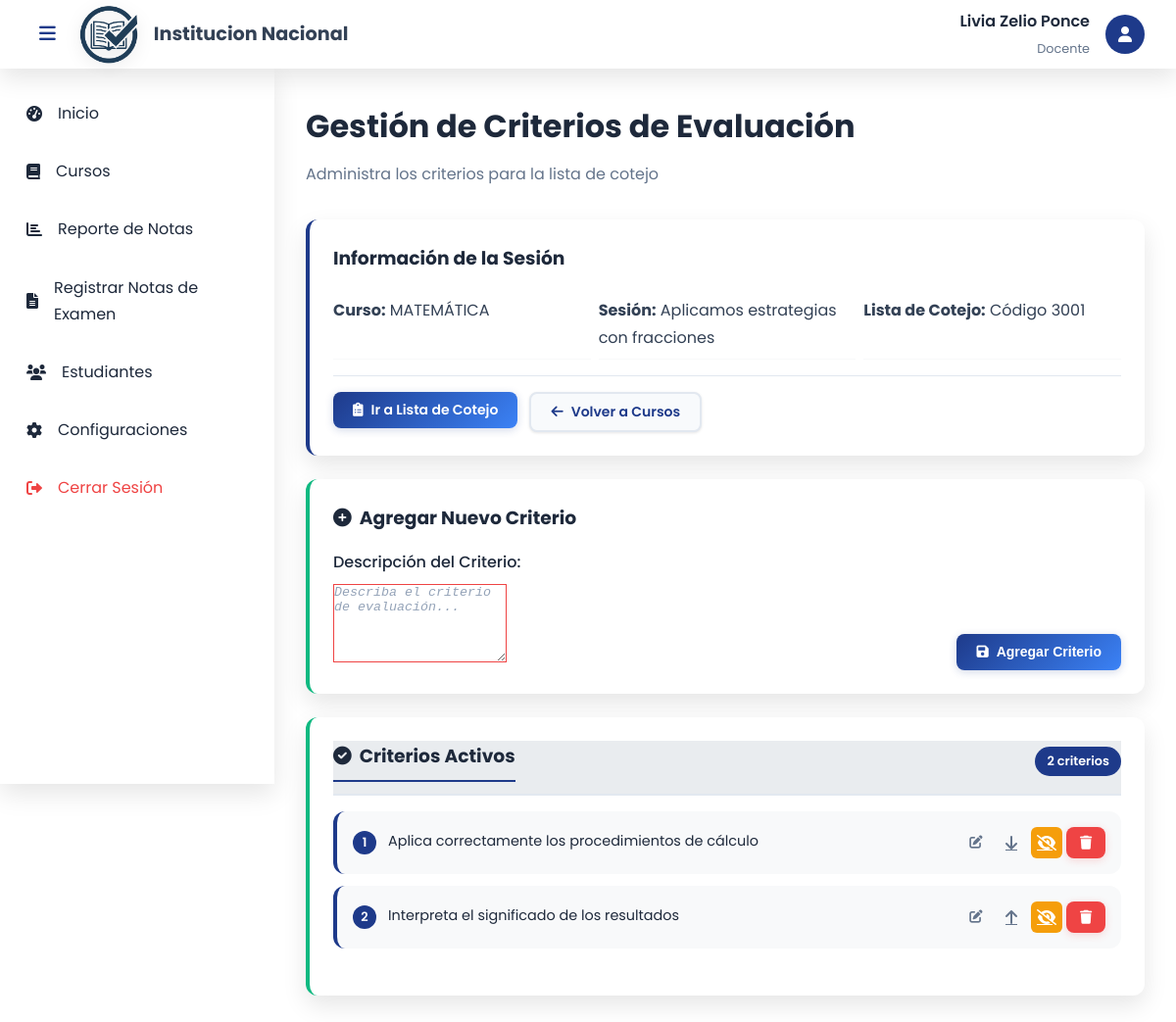
The app's page /gestion_criterios.php?sesion=2001 (signed in) with its own data.
### tables this page shows
CREATE TABLE `sesion_de_aprendizaje` (
  `codigo_sesion` int(6) NOT NULL,
  `fecha` date DEFAULT NULL,
  `duracion` int(11) DEFAULT NULL,
  `titulo` varchar(150) DEFAULT NULL,
  `evidencia_aprendizaje` varchar(150) DEFAULT NULL,
  `codigo_curso` int(6) DEFAULT NULL,
  `id_grado_seccion` int(11) DEFAULT NULL
);

CREATE TABLE `curso` (
  `codigo_curso` int(6) NOT NULL,
  `nombre` varchar(100) DEFAULT NULL,
  `DNIdocente` varchar(8) DEFAULT NULL
);

CREATE TABLE `lista_de_cotejo` (
  `codigo_listacot` int(6) NOT NULL,
  `proposito` varchar(150) DEFAULT NULL,
  `codigo_sesion` int(6) DEFAULT NULL,
  `id_grado_seccion` int(11) DEFAULT NULL
);

CREATE TABLE `criterio` (
  `id_criterio` int(11) NOT NULL,
  `descripcion` varchar(150) DEFAULT NULL,
  `codigo_listacot` int(6) DEFAULT NULL,
  `activo` tinyint(1) DEFAULT 1,
  `orden` int(11) DEFAULT 0
);

### gestion_criterios.php (the view, shortened to what this page needs)
<?php
include 'includes/database.php';
$sesion_seleccionada = isset($_GET['sesion']) ? $_GET['sesion'] : null;
$codigo_listacot = isset($_GET['lista']) ? $_GET['lista'] : null;
if($sesion_seleccionada) {
    $stmt = $pdo->prepare("SELECT sa.*, c.nombre as curso_nombre, lc.codigo_listacot
                          FROM sesion_de_aprendizaje sa
                          JOIN curso c ON sa.codigo_curso = c.codigo_curso
                          LEFT JOIN lista_de_cotejo lc ON sa.codigo_sesion = lc.codigo_sesion
                          WHERE sa.codigo_sesion = ?");
    $stmt->execute([$sesion_seleccionada]);
    $sesion_info = $stmt->fetch();
    $codigo_listacot = $sesion_info['codigo_listacot'];
}
$stmt = $pdo->prepare("SELECT * FROM criterio WHERE codigo_listacot = ? AND activo = TRUE ORDER BY orden, id_criterio");
$stmt->execute([$codigo_listacot]);
$criterios_activos = $stmt->fetchAll();
?>
<!DOCTYPE html>
<html lang="es">
<head>
    <link rel="stylesheet" href="css/style.css">
    <link rel="stylesheet" href="https://cdnjs.cloudflare.com/ajax/libs/font-awesome/6.0.0/css/all.min.css">
</head>
<body>
    <?php include 'includes/header.php'; ?>
    <div class="main-container">
        <?php include 'includes/sidebar.php'; ?>
        <main class="main-content">
            <div class="page-header">
                <h1>Gestión de Criterios de Evaluación</h1>
                <p>Administra los criterios para la lista de cotejo</p>
            </div>
            <div class="criteria-management">
                <div class="session-info-card">
                    <h3>Información de la Sesión</h3>
                    <div class="session-details">
                        <p><strong>Curso:</strong> <?php echo $sesion_info['curso_nombre']; ?></p>
                        <p><strong>Sesión:</strong> <?php echo $sesion_info['titulo']; ?></p>
                        <p><strong>Lista de Cotejo:</strong> Código <?php echo $codigo_listacot; ?></p>
                    </div>
                    <div class="session-actions">
                        <a href="lista_cotejo.php?sesion=<?php echo $sesion_seleccionada; ?>" class="btn-primary">
                            <i class="fas fa-clipboard-list"></i> Ir a Lista de Cotejo
                        </a>
                        <a href="cursos.php" class="btn-secondary">
                            <i class="fas fa-arrow-left"></i> Volver a Cursos
                        </a>
                    </div>
                </div>
                <div class="add-criteria-card">
                    <h3><i class="fas fa-plus-circle"></i> Agregar Nuevo Criterio</h3>
                    <form method="POST" class="add-criteria-form">
                        <div class="form-group">
                            <label for="descripcion">Descripción del Criterio:</label>
                            <textarea id="descripcion" name="descripcion" rows="2" required
                                      placeholder="Describa el criterio de evaluación..."></textarea>
                        </div>
                        <div class="form-actions">
                            <button type="submit" class="btn-primary">
                                <i class="fas fa-save"></i> Agregar Criterio
                            </button>
                        </div>
                    </form>
                </div>
                <div class="criteria-section active-criteria">
                    <div class="section-header">
                        <h3><i class="fas fa-check-circle"></i> Criterios Activos</h3>
                        <span class="badge"><?php echo count($criterios_activos); ?> criterios</span>
                    </div>
                    <?php if(count($criterios_activos) > 0): ?>
                        <div class="criteria-list">
                            <?php foreach($criterios_activos as $criterio): ?>
                            <div class="criterion-item" data-id="<?php echo $criterio['id_criterio']; ?>">
                                <div class="criterion-content">
                                    <span class="criterion-number"><?php echo $criterio['orden']; ?></span>
                                    <span class="criterion-text"><?php echo $criterio['descripcion']; ?></span>
                                </div>
                                <div class="criterion-actions">
                                    <button class="btn-icon-small btn-edit"
                                            onclick="openEditModal(<?php echo $criterio['id_criterio']; ?>, '<?php echo htmlspecialchars($criterio['descripcion']); ?>', <?php echo $criterio['orden']; ?>)"
                                            title="Editar criterio">
                                        <i class="fas fa-edit"></i>
                                    </button>
                                    <?php if($criterio['orden'] > 1): ?>
                                    <a href="?sesion=<?php echo $sesion_seleccionada; ?>&accion=subir&id=<?php echo $criterio['id_criterio']; ?>"
                                       class="btn-icon-small" title="Mover arriba">
                                        <i class="fas fa-arrow-up"></i>
                                    </a>
                                    <?php endif; ?>
                                    <?php if($criterio['orden'] < count($criterios_activos)): ?>
                                    <a href="?sesion=<?php echo $sesion_seleccionada; ?>&accion=bajar&id=<?php echo $criterio['id_criterio']; ?>"
                                       class="btn-icon-small" title="Mover abajo">
                                        <i class="fas fa-arrow-down"></i>
                                    </a>
                                    <?php endif; ?>
                                    <a href="?sesion=<?php echo $sesion_seleccionada; ?>&accion=desactivar&id=<?php echo $criterio['id_criterio']; ?>"
                                       class="btn-icon-small btn-warning" title="Desactivar criterio">
                                        <i class="fas fa-eye-slash"></i>
                                    </a>
                                    <a href="?sesion=<?php echo $sesion_seleccionada; ?>&accion=eliminar&id=<?php echo $criterio['id_criterio']; ?>"
                                       class="btn-icon-small btn-danger"
                                       onclick="return confirm('¿Está seguro de que desea eliminar este criterio?')"
                                       title="Eliminar criterio">
                                        <i class="fas fa-trash"></i>
                                    </a>
                                </div>
                            </div>
                            <?php endforeach; ?>
                        </div>
                    <?php endif; ?>
                </div>
            </div>
        </main>
    </div>
</body>
</html>

### records on screen
sesion_de_aprendizaje: codigo_curso.nombre "MATEMÁTICA", titulo "Aplicamos estrategias con fracciones", lista_de_cotejo.codigo_listacot "3001"
criterio: orden "1", descripcion "Aplica correctamente los procedimientos de cálculo"
criterio: orden "2", descripcion "Interpreta el significado de los resultados"

### other values on screen
$_SESSION['docente_nombres'] "Livia Zelio"
$_SESSION['docente_apellidos'] "Ponce"
count($criterios_activos) "2"
